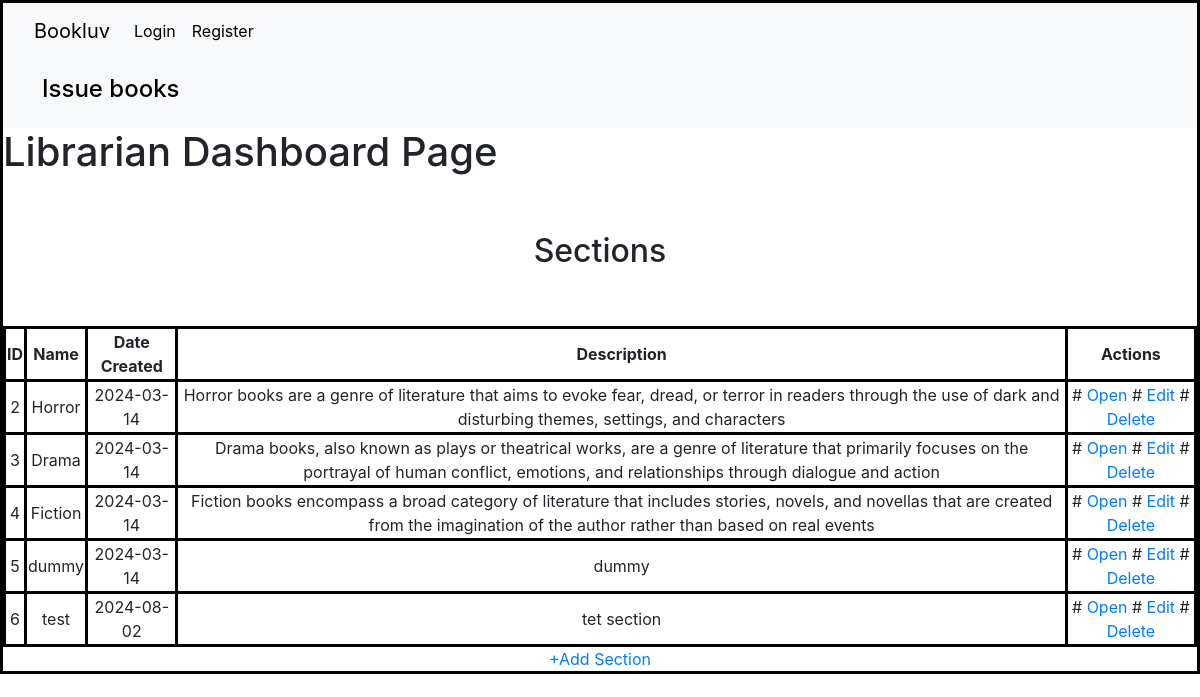
The app's page /admin-dashboard with its own data.
### app.py (models this page shows)
class Section(db.Model):
    __tablename__ = "Section"
    id = db.Column(db.Integer, primary_key = True)
    section_name = db.Column(db.String(50), nullable = False)
    date_created = db.Column(db.Date, nullable = False)
    description = db.Column(db.String(50), nullable = False)
    books = db.relationship('Book', backref='Section', lazy=True)

### routes.py (the view)
@app.route('/admin-dashboard')
def admin_dashboard():
    return render_template('admin-dashboard.html', Section=Section.query.all())

### templates/admin-dashboard.html (shortened to what this page needs)
{% extends 'common-layout.html' %}
{% block content %}
<nav class="navbar navbar-expand-lg bg-body-tertiary">
    <div class="container-fluid">
      <div class="collapse navbar-collapse" id="navbarNavAltMarkup">
        <span class="navbar-nav">
          <h4><a class="nav-link active" href="{{url_for('issue_books')}}">Issue books</a></h4>
        </span>
      </div>
    </div>
</nav>
<h1>Librarian Dashboard Page</h1><br><br>
<h2>Sections</h2><br><br>
<table border="1" class="center">
    <thead>
        <tr>
            <th>ID</th>
            <th>Name</th>
            <th>Date Created</th>
            <th>Description</th>
            <th>Actions</th>
        </tr>
    </thead>
    <tbody>
        {% for i in Section %}
        <tr>
            <td>{{i.id}}</td>
            <td>{{i.section_name}}</td>
            <td>{{i.date_created}}</td>
            <td>{{i.description}}</td>
            <td>
                #
                <a href="{{url_for('open_section', id=i.id)}}">
                    Open
                </a>
                #
                <a href="{{url_for('edit_section', id=i.id)}}">
                    Edit
                </a>
                #
                <a href="{{url_for('delete_section', id=i.id)}}">
                    Delete
                </a>
            </td>
        </tr>
        {% endfor %}
    </tbody>
</table>
<a style="display:block;text-align:center" href="{{url_for('add_section')}}">
    +Add Section
</a>
{% endblock %}

### templates/common-layout.html (style rules this page uses)
body { background-position: center center; background-size: 100%; background-repeat: no-repeat; border: 3px solid black; }

### templates/admin-dashboard.html (style rules this page uses)
table, th, td { border: 3px solid black; }
h2, table { text-align: center; }
.center { margin-left: auto; margin-right: auto; }

### records on screen
Section: id "2", section_name "Horror", date_created "2024-03-14", description "Horror books are a genre of literature that aims to evoke fear, dread, or terror in readers through the use of dark and disturbing themes, settings, and characters"
Section: id "3", section_name "Drama", date_created "2024-03-14", description "Drama books, also known as plays or theatrical works, are a genre of literature that primarily focuses on the portrayal of human conflict, emotions, and relationships through dialogue and action"
Section: id "4", section_name "Fiction", date_created "2024-03-14", description "Fiction books encompass a broad category of literature that includes stories, novels, and novellas that are created from the imagination of the author rather than based on real events"
Section: id "5", section_name "dummy", date_created "2024-03-14", description "dummy"
Section: id "6", section_name "test", date_created "2024-08-02", description "tet section"
